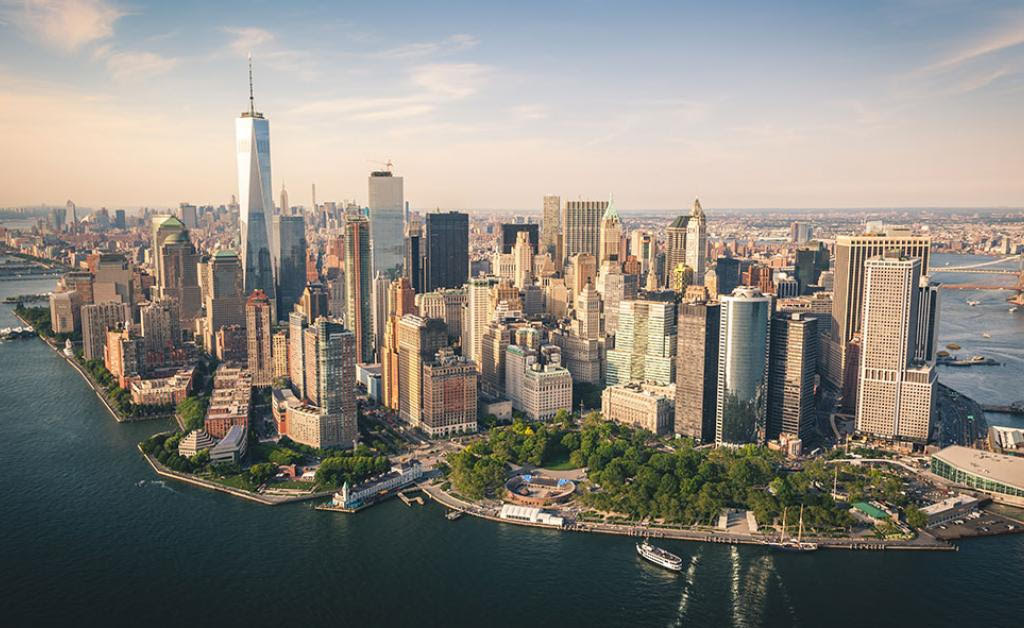
%> input picture separate_frequency/images/new_york.jpg, 1024 x 628 px
$ octave visualization.m   (GNU Octave 9; MATLAB toolbox functions it lacks are replaced by stand-ins)
%> lines starting %> are read from the running program, lines starting %| are printed output that depends on the picture
img = im2double(imread('images/new_york.jpg'));
frequency_map = fftshift(fft2(img));

%Display gray-scale frequency map:
figure, imshow(log(abs(frequency_map) + 1), []);
%> after `imshow(log(abs(frequency_map) + 1), [])`:
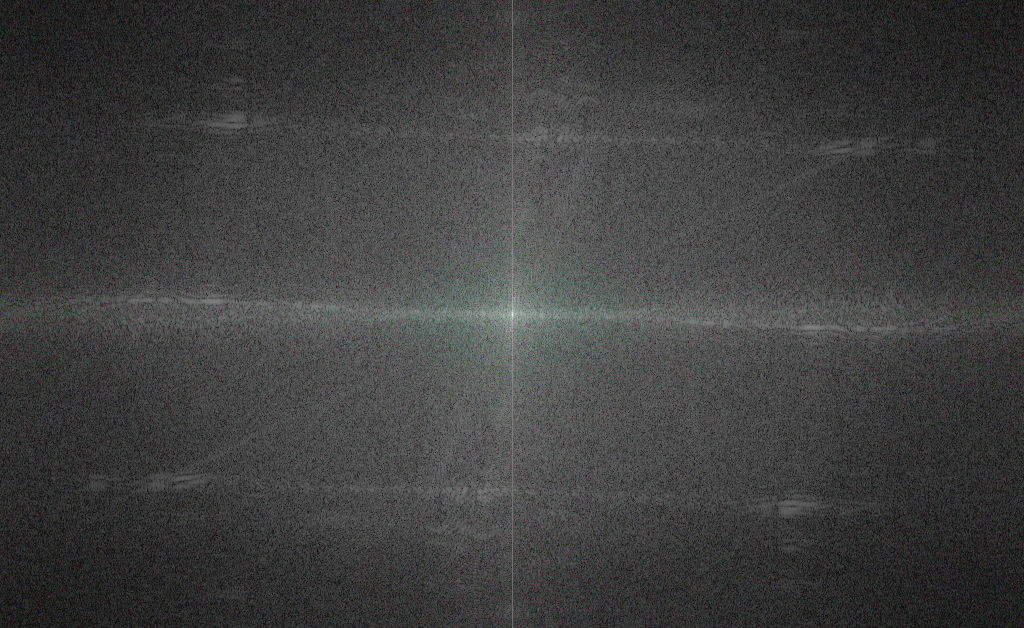
%> displayed picture: size 628x1024x3, on the screen's scale of 0 to 255; mean R, G, B 62.8, 63.1, 62.9
%Display color frequency map:
figure, imagesc(log(abs(frequency_map) + 1)), colormap jet;

img = im2double(imread('images/flowers.jpg'));
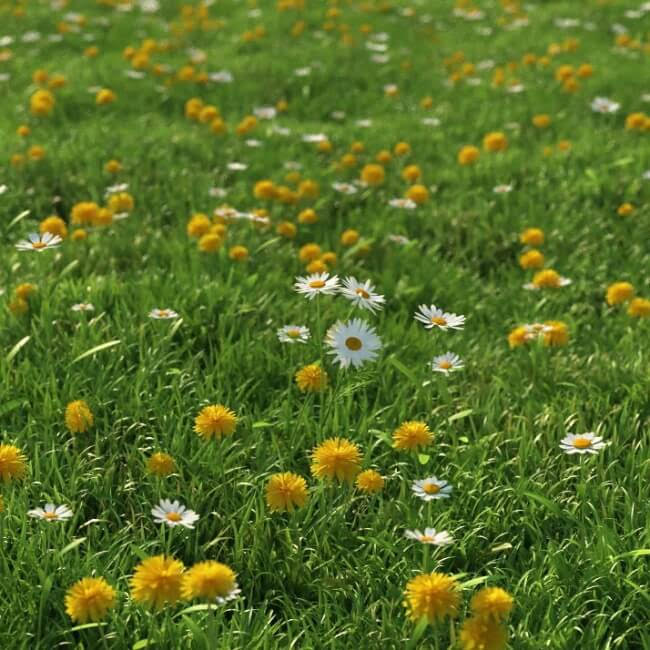
%> input picture separate_frequency/images/flowers.jpg, 650 x 650 px
%> img: size 650x650x3 double
frequency_map = fftshift(fft2(img));

%Display gray-scale frequency map:
figure, imshow(log(abs(frequency_map) + 1), []);
%> after `imshow(log(abs(frequency_map) + 1), [])`:
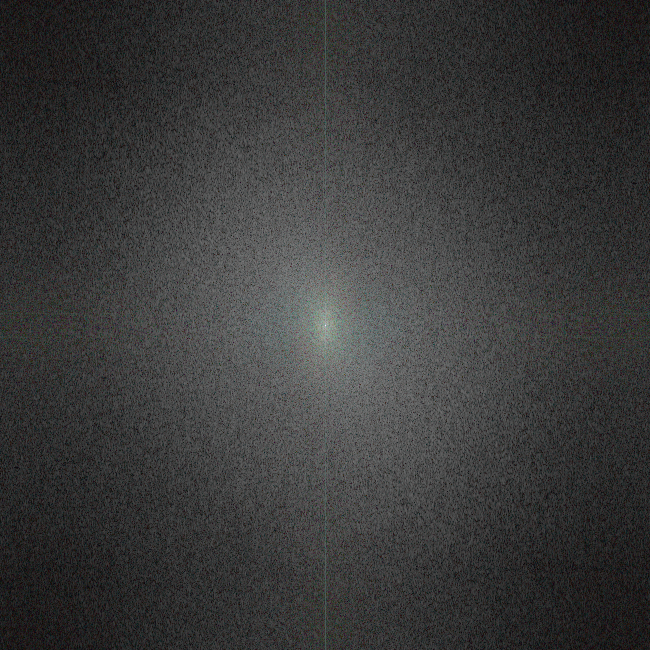
%> displayed picture: size 650x650x3, on the screen's scale of 0 to 255; mean R, G, B 57.7, 57.8, 57.5
%Display color frequency map:
figure, imagesc(log(abs(frequency_map) + 1)), colormap jet;
